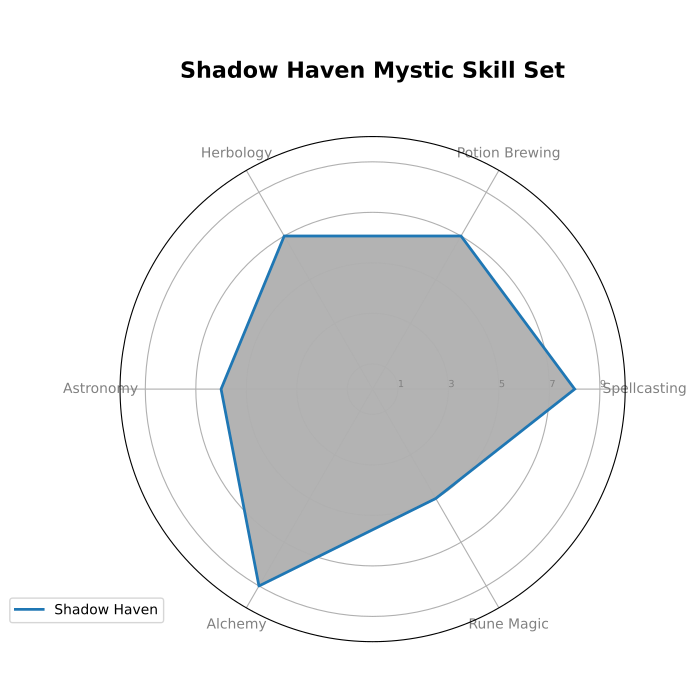

Write Python code to recreate this figure.
import numpy as np
import matplotlib.pyplot as plt
from math import pi

domains = ['Spellcasting', 'Potion Brewing', 'Herbology', 
           'Astronomy', 'Alchemy', 'Rune Magic']

arcane_academy = [7, 8, 5, 9, 6, 8]
elderwood_grove = [8, 6, 9, 8, 5, 7]
silver_spire = [6, 9, 7, 7, 8, 6]
shadow_haven = [8, 7, 7, 6, 9, 5]

academies_data = {
    'Arcane Academy': arcane_academy,
    'Elderwood Grove': elderwood_grove,
    'Silver Spire': silver_spire,
    'Shadow Haven': shadow_haven
}

academy_colors = {
    'Arcane Academy': 'purple',
    'Elderwood Grove': 'green',
    'Silver Spire': 'silver',
    'Shadow Haven': 'black'
}

def create_radar_chart(title, academy_data, labels, academy_name, color):
    num_vars = len(labels)
    angles = np.linspace(0, 2 * pi, num_vars, endpoint=False).tolist()
    academy_data += academy_data[:1]
    angles += angles[:1]

    fig, ax = plt.subplots(figsize=(7, 7), subplot_kw=dict(polar=True))
    plt.xticks(angles[:-1], labels, color='grey', size=10)
    ax.set_rlabel_position(0)
    plt.yticks([1, 3, 5, 7, 9], ["1", "3", "5", "7", "9"], color="grey", size=7)
    plt.ylim(0, 10)

    ax.plot(angles, academy_data, linewidth=2, linestyle='solid', label=academy_name)
    ax.fill(angles, academy_data, color=color, alpha=0.3)

    plt.title(title, size=16, color=color, y=1.1, weight='bold')
    plt.legend(loc='upper right', bbox_to_anchor=(0.1, 0.1))

for academy_name, skill_levels in academies_data.items():
    create_radar_chart(f'{academy_name} Mystic Skill Set', skill_levels, domains, academy_name, academy_colors[academy_name])

plt.tight_layout()
plt.show()
